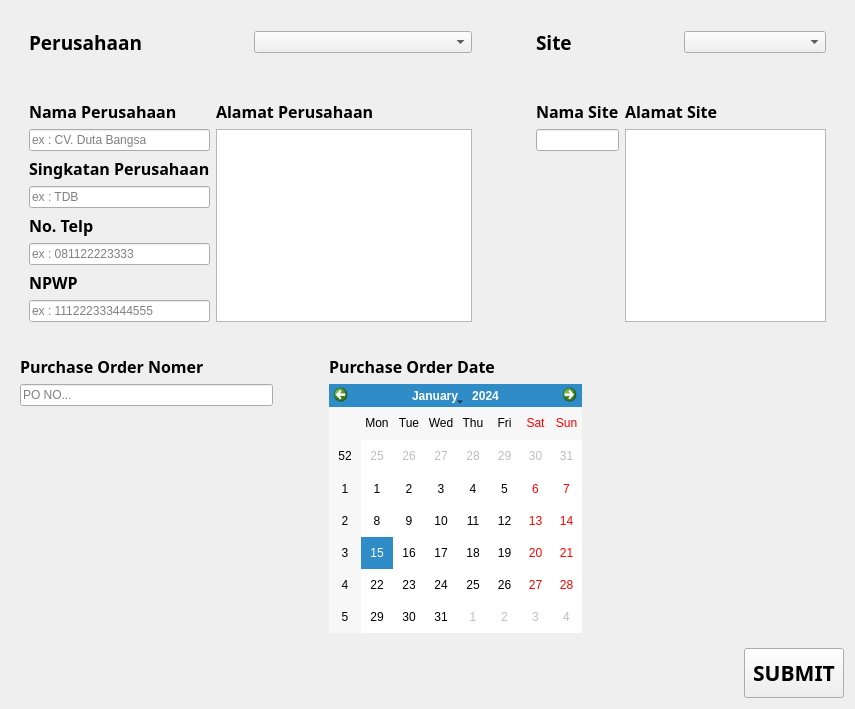
             <widget class="QWidget" name="scrollAreaWidgetContents_2">
              <property name="geometry">
               <rect>
                <x>0</x>
                <y>0</y>
                <width>855</width>
                <height>709</height>
               </rect>
              </property>
              <layout class="QVBoxLayout" name="verticalLayout_11">
               <item>
                <widget class="QWidget" name="widget_10" native="true">
                 <layout class="QHBoxLayout" name="horizontalLayout_8">
                  <item>
                   <layout class="QVBoxLayout" name="data_perusahaan">
                    <item>
                     <widget class="QWidget" name="widget_2" native="true">
                      <layout class="QHBoxLayout" name="horizontalLayout_6">
                       <item>
                        <widget class="QLabel" name="label_2">
                         <property name="font">
                          <font>
                           <family>Montserrat</family>
                           <pointsize>14</pointsize>
                           <weight>75</weight>
                           <bold>true</bold>
                          </font>
                         </property>
                         <property name="text">
                          <string>Perusahaan</string>
                         </property>
                        </widget>
                       </item>
                       <item>
                        <widget class="QComboBox" name="perusahaan_picker"/>
                       </item>
                      </layout>
                     </widget>
                    </item>
                    <item>
                     <spacer name="horizontalSpacer_5">
                      <property name="orientation">
                       <enum>Qt::Horizontal</enum>
                      </property>
                      <property name="sizeHint" stdset="0">
                       <size>
                        <width>188</width>
                        <height>20</height>
                       </size>
                      </property>
                     </spacer>
                    </item>
                    <item>
                     <widget class="QWidget" name="widget_5" native="true">
                      <layout class="QHBoxLayout" name="horizontalLayout_7">
                       <item>
                        <layout class="QVBoxLayout" name="data_perusahaan_1">
                         <item>
                          <widget class="QLabel" name="label_8">
                           <property name="font">
                            <font>
                             <family>Montserrat</family>
                             <pointsize>12</pointsize>
                             <weight>75</weight>
                             <bold>true</bold>
                            </font>
                           </property>
                           <property name="text">
                            <string>Nama Perusahaan</string>
                           </property>
                          </widget>
                         </item>
                         <item>
                          <widget class="QLineEdit" name="nama_perusahaan">
                           <property name="placeholderText">
                            <string>ex : CV. Duta Bangsa</string>
                           </property>
                          </widget>
                         </item>
                         <item>
                          <widget class="QLabel" name="label_9">
                           <property name="font">
                            <font>
                             <family>Montserrat</family>
                             <pointsize>12</pointsize>
                             <weight>75</weight>
                             <bold>true</bold>
                            </font>
                           </property>
                           <property name="text">
                            <string>Singkatan Perusahaan</string>
                           </property>
                          </widget>
                         </item>
                         <item>
                          <widget class="QLineEdit" name="singkatan_perusahaan">
                           <property name="text">
                            <string/>
                           </property>
                           <property name="placeholderText">
                            <string>ex : TDB</string>
                           </property>
                          </widget>
                         </item>
                         <item>
                          <widget class="QLabel" name="label_10">
                           <property name="font">
                            <font>
                             <family>Montserrat</family>
                             <pointsize>12</pointsize>
                             <weight>75</weight>
                             <bold>true</bold>
                            </font>
                           </property>
                           <property name="text">
                            <string>No. Telp</string>
                           </property>
                          </widget>
                         </item>
                         <item>
                          <widget class="QLineEdit" name="telp_perusahaan">
                           <property name="placeholderText">
                            <string>ex : 081122223333</string>
                           </property>
                          </widget>
                         </item>
                         <item>
                          <widget class="QLabel" name="label_11">
                           <property name="font">
                            <font>
                             <family>Montserrat</family>
                             <pointsize>12</pointsize>
                             <weight>75</weight>
                             <bold>true</bold>
                            </font>
                           </property>
                           <property name="text">
                            <string>NPWP</string>
                           </property>
                          </widget>
                         </item>
                         <item>
                          <widget class="QLineEdit" name="npwp_perusahaan">
                           <property name="placeholderText">
                            <string>ex : 111222333444555</string>
                           </property>
                          </widget>
                         </item>
                        </layout>
                       </item>
                       <item>
                        <layout class="QVBoxLayout" name="data_perusahaan_2">
                         <item>
                          <widget class="QLabel" name="label_12">
                           <property name="font">
                            <font>
                             <family>Montserrat</family>
                             <pointsize>12</pointsize>
                             <weight>75</weight>
                             <bold>true</bold>
                            </font>
                           </property>
                           <property name="text">
                            <string>Alamat Perusahaan</string>
                           </property>
                          </widget>
                         </item>
                         <item>
                          <widget class="QTextEdit" name="alamat_perusahaan">
                           <property name="sizePolicy">
                            <sizepolicy hsizetype="MinimumExpanding" vsizetype="Expanding">
                             <horstretch>0</horstretch>
                             <verstretch>0</verstretch>
                            </sizepolicy>
                           </property>
                          </widget>
                         </item>
                        </layout>
                       </item>
                      </layout>
                     </widget>
                    </item>
                   </layout>
                  </item>
                  <item>
                   <spacer name="horizontalSpacer_4">
                    <property name="orientation">
                     <enum>Qt::Horizontal</enum>
                    </property>
                    <property name="sizeType">
                     <enum>QSizePolicy::Fixed</enum>
                    </property>
                    <property name="sizeHint" stdset="0">
                     <size>
                      <width>40</width>
                      <height>20</height>
                     </size>
                    </property>
                   </spacer>
                  </item>
                  <item>
                   <layout class="QVBoxLayout" name="data_site">
                    <item>
                     <widget class="QWidget" name="widget" native="true">
                      <layout class="QHBoxLayout" name="horizontalLayout_5">
                       <item>
                        <widget class="QLabel" name="label">
                         <property name="font">
                          <font>
                           <family>Montserrat</family>
                           <pointsize>14</pointsize>
                           <weight>75</weight>
                           <bold>true</bold>
                          </font>
                         </property>
                         <property name="text">
                          <string>Site</string>
                         </property>
                        </widget>
                       </item>
                       <item>
                        <widget class="QComboBox" name="site_picker"/>
                       </item>
                      </layout>
                     </widget>
                    </item>
                    <item>
                     <spacer name="horizontalSpacer_3">
                      <property name="orientation">
                       <enum>Qt::Horizontal</enum>
                      </property>
                      <property name="sizeHint" stdset="0">
                       <size>
                        <width>258</width>
                        <height>20</height>
                       </size>
                      </property>
                     </spacer>
                    </item>
                    <item>
                     <widget class="QWidget" name="widget_4" native="true">
                      <layout class="QHBoxLayout" name="horizontalLayout_9">
                       <item>
                        <layout class="QVBoxLayout" name="data_site_1">
                         <item>
                          <layout class="QVBoxLayout" name="verticalLayout_8">
                           <item>
                            <widget class="QLabel" name="label_6">
                             <property name="font">
                              <font>
                               <family>Montserrat</family>
                               <pointsize>12</pointsize>
                               <weight>75</weight>
                               <bold>true</bold>
                              </font>
                             </property>
                             <property name="text">
                              <string>Nama Site</string>
                             </property>
                            </widget>
                           </item>
                           <item>
                            <widget class="QLineEdit" name="nama_site"/>
                           </item>
                          </layout>
                         </item>
                         <item>
                          <spacer name="verticalSpacer_3">
                           <property name="orientation">
                            <enum>Qt::Vertical</enum>
                           </property>
                           <property name="sizeHint" stdset="0">
                            <size>
                             <width>20</width>
                             <height>148</height>
                            </size>
                           </property>
                          </spacer>
                         </item>
                        </layout>
                       </item>
                       <item>
                        <layout class="QVBoxLayout" name="data_perusahaan_3">
                         <item>
                          <widget class="QLabel" name="label_7">
                           <property name="font">
                            <font>
                             <family>Montserrat</family>
                             <pointsize>12</pointsize>
                             <weight>75</weight>
                             <bold>true</bold>
                            </font>
                           </property>
                           <property name="text">
                            <string>Alamat Site</string>
                           </property>
                          </widget>
                         </item>
                         <item>
                          <widget class="QTextEdit" name="alamat_site">
                           <property name="sizePolicy">
                            <sizepolicy hsizetype="MinimumExpanding" vsizetype="Expanding">
                             <horstretch>0</horstretch>
                             <verstretch>0</verstretch>
                            </sizepolicy>
                           </property>
                           <property name="minimumSize">
                            <size>
                             <width>20</width>
                             <height>0</height>
                            </size>
                           </property>
                          </widget>
                         </item>
                        </layout>
                       </item>
                      </layout>
                     </widget>
                    </item>
                   </layout>
                  </item>
                 </layout>
                </widget>
               </item>
               <item>
                <widget class="QWidget" name="widget_3" native="true">
                 <layout class="QHBoxLayout" name="horizontalLayout_10">
                  <item>
                   <layout class="QVBoxLayout" name="data_po_1">
                    <item>
                     <layout class="QVBoxLayout" name="verticalLayout_6">
                      <item>
                       <widget class="QLabel" name="label_4">
                        <property name="font">
                         <font>
                          <family>Montserrat</family>
                          <pointsize>12</pointsize>
                          <weight>75</weight>
                          <bold>true</bold>
                         </font>
                        </property>
                        <property name="text">
                         <string>Purchase Order Nomer</string>
                        </property>
                       </widget>
                      </item>
                      <item>
                       <widget class="QLineEdit" name="po_no">
                        <property name="placeholderText">
                         <string>PO NO...</string>
                        </property>
                       </widget>
                      </item>
                     </layout>
                    </item>
                    <item>
                     <spacer name="verticalSpacer_4">
                      <property name="orientation">
                       <enum>Qt::Vertical</enum>
                      </property>
                      <property name="sizeHint" stdset="0">
                       <size>
                        <width>20</width>
                        <height>40</height>
                       </size>
                      </property>
                     </spacer>
                    </item>
                   </layout>
                  </item>
                  <item>
                   <spacer name="horizontalSpacer_6">
                    <property name="orientation">
                     <enum>Qt::Horizontal</enum>
                    </property>
                    <property name="sizeType">
                     <enum>QSizePolicy::Fixed</enum>
                    </property>
                    <property name="sizeHint" stdset="0">
                     <size>
                      <width>50</width>
                      <height>20</height>
                     </size>
                    </property>
                   </spacer>
                  </item>
                  <item>
                   <layout class="QVBoxLayout" name="data_po_2">
                    <item>
                     <widget class="QLabel" name="label_5">
                      <property name="font">
                       <font>
                        <family>Montserrat</family>
                        <pointsize>12</pointsize>
                        <weight>75</weight>
                        <bold>true</bold>
                       </font>
                      </property>
                      <property name="text">
                       <string>Purchase Order Date</string>
                      </property>
                     </widget>
                    </item>
                    <item>
                     <widget class="QCalendarWidget" name="po_date"/>
                    </item>
                   </layout>
                  </item>
                  <item>
                   <spacer name="horizontalSpacer_7">
                    <property name="orientation">
                     <enum>Qt::Horizontal</enum>
                    </property>
                    <property name="sizeHint" stdset="0">
                     <size>
                      <width>49</width>
                      <height>20</height>
                     </size>
                    </property>
                   </spacer>
                  </item>
                 </layout>
                </widget>
               </item>
               <item>
                <layout class="QHBoxLayout" name="horizontalLayout_2">
                 <item>
                  <spacer name="horizontalSpacer_10">
                   <property name="orientation">
                    <enum>Qt::Horizontal</enum>
                   </property>
                   <property name="sizeHint" stdset="0">
                    <size>
                     <width>40</width>
                     <height>20</height>
                    </size>
                   </property>
                  </spacer>
                 </item>
                 <item>
                  <widget class="QPushButton" name="submit">
                   <property name="sizePolicy">
                    <sizepolicy hsizetype="MinimumExpanding" vsizetype="Fixed">
                     <horstretch>0</horstretch>
                     <verstretch>0</verstretch>
                    </sizepolicy>
                   </property>
                   <property name="minimumSize">
                    <size>
                     <width>100</width>
                     <height>50</height>
                    </size>
                   </property>
                   <property name="maximumSize">
                    <size>
                     <width>50</width>
                     <height>50</height>
                    </size>
                   </property>
                   <property name="font">
                    <font>
                     <family>Montserrat</family>
                     <pointsize>16</pointsize>
                     <weight>75</weight>
                     <bold>true</bold>
                    </font>
                   </property>
                   <property name="text">
                    <string>SUBMIT</string>
                   </property>
                   <property name="iconSize">
                    <size>
                     <width>40</width>
                     <height>40</height>
                    </size>
                   </property>
                   <property name="checkable">
                    <bool>false</bool>
                   </property>
                   <property name="autoRepeat">
                    <bool>false</bool>
                   </property>
                   <property name="autoExclusive">
                    <bool>false</bool>
                   </property>
                  </widget>
                 </item>
                </layout>
               </item>
              </layout>
             </widget>
